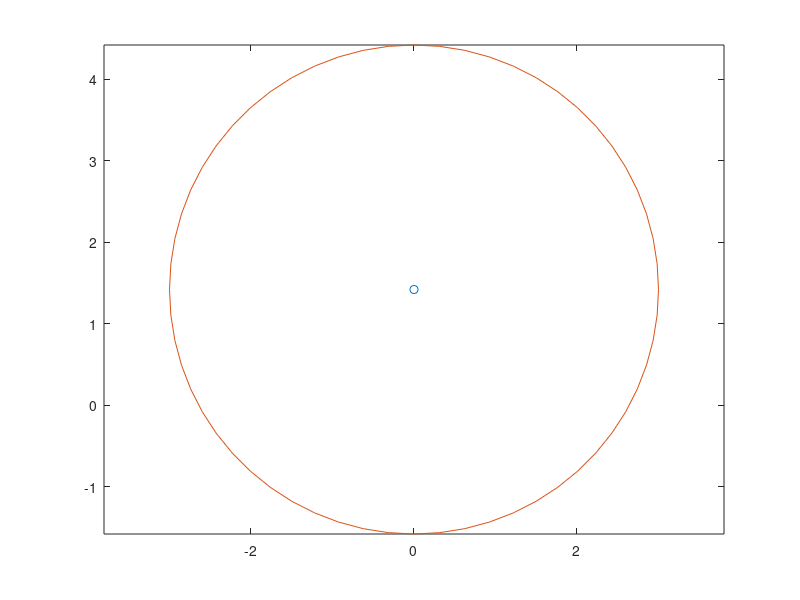

Write the MATLAB code that produced this figure.
clear all, close all

xC = 0; yC = 1.42;
R = 3; fi = 0:2*pi/60:2*pi;
x = xC + R*cos(fi);
y = yC + R*sin(fi);

plot(xC, yC, "o", x, y)
axis equal